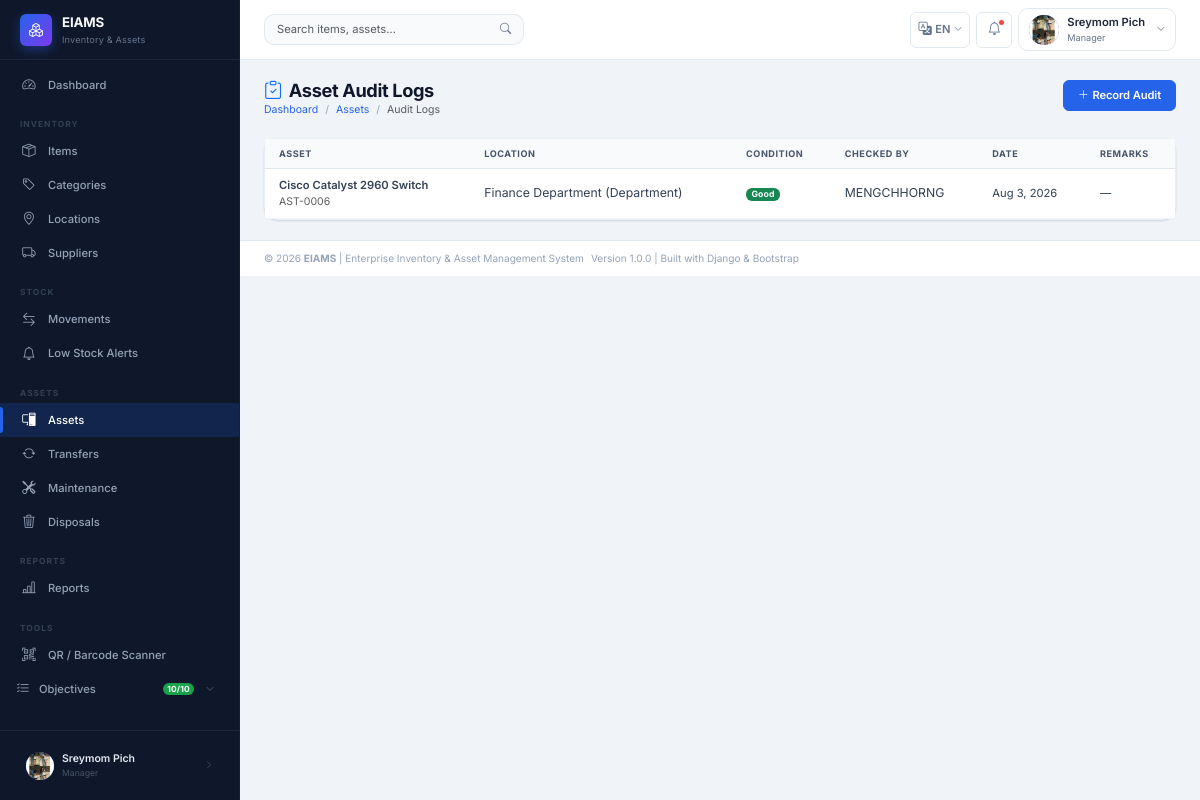
Page /assets/audits/ (signed in) on the earlier database version.
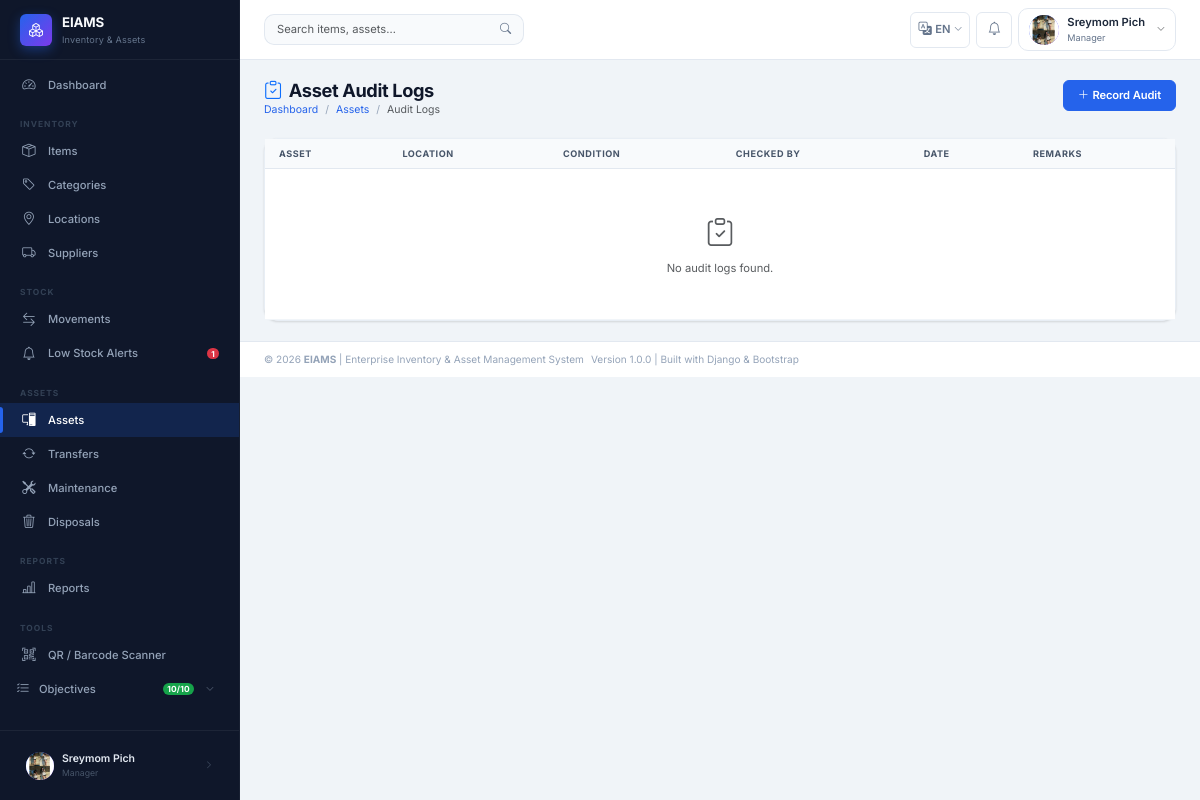
Same page on the later database version.
### apps/assets/models.py (models this page shows, shortened)
class AssetAuditLog(models.Model):
    CONDITION_CHOICES = [
        ('Good',    'Good'),
        ('Fair',    'Fair'),
        ('Poor',    'Poor'),
        ('Missing', 'Missing'),
    ]
    asset            = models.ForeignKey(Asset, on_delete=models.PROTECT, related_name='audit_logs')
    location         = models.ForeignKey('inventory.Location', on_delete=models.PROTECT, null=True, blank=True, related_name='audit_logs')
    audit_date       = models.DateField(default=timezone.now)
    condition_status = models.CharField(max_length=50, choices=CONDITION_CHOICES)
    checked_by       = models.ForeignKey(settings.AUTH_USER_MODEL, on_delete=models.PROTECT, related_name='audits_conducted')
    remarks          = models.TextField(blank=True, null=True)
    created_at       = models.DateTimeField(auto_now_add=True)
    class Meta:
        verbose_name        = 'Asset Audit Log'
        verbose_name_plural = 'Asset Audit Logs'
        ordering            = ['-audit_date']

class Asset(models.Model):
    STATUS_AVAILABLE   = 'Available'
    STATUS_ASSIGNED    = 'Assigned'
    STATUS_MAINTENANCE = 'Under Maintenance'
    STATUS_DISPOSED    = 'Disposed'
    STATUS_LOST        = 'Lost'
    STATUS_IN_TRANSIT  = 'In Transit'
    STATUS_CHOICES = [
        (STATUS_AVAILABLE,   'Available'),
        (STATUS_ASSIGNED,    'Assigned'),
        (STATUS_MAINTENANCE, 'Under Maintenance'),
        (STATUS_DISPOSED,    'Disposed'),
        (STATUS_LOST,        'Lost'),
        (STATUS_IN_TRANSIT,  'In Transit'),
    ]
    BLOCKED_STATUSES = [
        STATUS_MAINTENANCE,
        STATUS_DISPOSED,
        STATUS_LOST,
        STATUS_IN_TRANSIT,
    ]
    category    = models.ForeignKey(
        'inventory.Category', on_delete=models.PROTECT,
        related_name='assets',
        limit_choices_to={'category_type': 'Asset', 'status': 'Active'}
    )
    supplier    = models.ForeignKey(
        'inventory.Supplier', on_delete=models.SET_NULL,
        null=True, blank=True, related_name='assets'
    )
    location    = models.ForeignKey(
        'inventory.Location', on_delete=models.SET_NULL,
        null=True, blank=True, related_name='assets',
        verbose_name='Current Location'
    )
    assigned_to = models.ForeignKey(
        settings.AUTH_USER_MODEL, on_delete=models.SET_NULL,
        null=True, blank=True, related_name='assigned_assets',
        verbose_name='Assigned To'
    )
    asset_code           = models.CharField(max_length=50, unique=True, blank=True, verbose_name='Asset Code')
    asset_name           = models.CharField(max_length=150, verbose_name='Asset Name')
    serial_number        = models.CharField(max_length=100, unique=True, null=True, blank=True)
    barcode              = models.CharField(max_length=100, unique=True, null=True, blank=True)
    image                = models.ImageField(
        upload_to='assets/images/', blank=True, null=True,
        verbose_name='Asset Image'
    )
    image_url            = models.URLField(
        max_length=500, blank=True, null=True,
        verbose_name='Asset Image URL',
        help_text='External product image URL'
    )
    purchase_date        = models.DateField(null=True, blank=True)
    purchase_price       = models.DecimalField(
        max_digits=10, decimal_places=2, default=Decimal('0.00'),
        validators=[MinValueValidator(Decimal('0.00'))]
    )
    warranty_expiry_date = models.DateField(null=True, blank=True, verbose_name='Warranty Expiry')
    asset_status         = models.CharField(max_length=30, choices=STATUS_CHOICES, default=STATUS_AVAILABLE)
    description          = models.TextField(blank=True, null=True)
    is_active            = models.BooleanField(default=True)
    created_at           = models.DateTimeField(auto_now_add=True)
    updated_at           = models.DateTimeField(auto_now=True)
    class Meta:
        verbose_name        = 'Asset'
        verbose_name_plural = 'Assets'
        ordering            = ['asset_name']

### apps/inventory/models.py (models this page shows, shortened)
class Location(models.Model):
    TYPE_CHOICES = [
        ('Warehouse',  'Warehouse'),
        ('Office',     'Office'),
        ('Building',   'Building'),
        ('Department', 'Department'),
        ('Branch',     'Branch'),
    ]
    STATUS_ACTIVE   = 'Active'
    STATUS_INACTIVE = 'Inactive'
    STATUS_CHOICES  = [
        (STATUS_ACTIVE,   'Active'),
        (STATUS_INACTIVE, 'Inactive'),
    ]
    location_name = models.CharField(
        max_length=150,
        unique=True,               # Location names must be unique (per requirements)
        verbose_name='Location Name'
    )
    location_type = models.CharField(
        max_length=50,
        choices=TYPE_CHOICES,
        verbose_name='Location Type'
    )
    address       = models.TextField(
        blank=True,
        null=True,
        verbose_name='Physical Address'
    )
    description   = models.TextField(
        blank=True,
        null=True,
        verbose_name='Description'
    )
    status        = models.CharField(
        max_length=20,
        choices=STATUS_CHOICES,
        default=STATUS_ACTIVE,
        verbose_name='Status'
    )
    created_at    = models.DateTimeField(auto_now_add=True)
    updated_at    = models.DateTimeField(auto_now=True)
    class Meta:
        verbose_name        = 'Location'
        verbose_name_plural = 'Locations'
        ordering            = ['location_name']
    def __str__(self):
        return f"{self.location_name} ({self.location_type})"

### apps/accounts/models.py (models this page shows, shortened)
class User(AbstractUser):
    STATUS_ACTIVE   = 'Active'
    STATUS_INACTIVE = 'Inactive'
    STATUS_CHOICES  = [
        (STATUS_ACTIVE,   'Active'),
        (STATUS_INACTIVE, 'Inactive'),
    ]
    GENDER_MALE   = 'Male'
    GENDER_FEMALE = 'Female'
    GENDER_OTHER  = 'Other'
    GENDER_CHOICES = [
        (GENDER_MALE,   'Male'),
        (GENDER_FEMALE, 'Female'),
        (GENDER_OTHER,  'Other'),
    ]
    role        = models.ForeignKey(
        Role,
        on_delete=models.PROTECT,    # Prevent role deletion if users exist
        null=True,
        blank=True,
        related_name='users',
        verbose_name='Role',
        help_text='Assigned system role for access control'
    )
    full_name   = models.CharField(
        max_length=100,
        verbose_name='Full Name',
        help_text='User\'s full display name'
    )
    gender      = models.CharField(
        max_length=10,
        choices=GENDER_CHOICES,
        blank=True,
        null=True,
        verbose_name='Gender'
    )
    phone       = models.CharField(
        max_length=20,
        blank=True,
        null=True,
        verbose_name='Phone Number'
    )
    email       = models.EmailField(
        unique=True,
        verbose_name='Email Address'
    )
    department  = models.CharField(
        max_length=100,
        blank=True,
        null=True,
        verbose_name='Department',
        help_text='Organizational department the user belongs to'
    )
    status      = models.CharField(
        max_length=20,
        choices=STATUS_CHOICES,
        default=STATUS_ACTIVE,
        verbose_name='Account Status'
    )
    profile_pic = models.ImageField(
        upload_to='profiles/',
        blank=True,
        null=True,
        verbose_name='Profile Picture'
    )
    class Meta:
        verbose_name        = 'User'
        verbose_name_plural = 'Users'
        ordering            = ['full_name']
    def get_role_name(self):
        return self.role.role_name if self.role else 'No Role'
    def is_super_admin(self):
        return self.role and self.role.role_name == Role.SUPER_ADMIN
    def is_admin_or_above(self):
        return self.role and self.role.is_admin_or_above()

### apps/assets/views.py (the view)
# urls.py: path('audits/',                      views.AuditListView.as_view(),   name='audit_list'),
class AuditListView(LoginRequiredMixin, ListView):
    template_name       = 'assets/audit_list.html'
    context_object_name = 'audits'
    paginate_by         = 15
    def get_queryset(self):
        from .models import AssetAuditLog
        return AssetAuditLog.objects.select_related('asset').order_by('-audit_date')

### apps/accounts/models.py (called while the page is built)
    def is_admin_or_above(self):
        return self.role_name in [self.SUPER_ADMIN, self.ADMIN]

### apps/notifications/context_processors.py (called while the page is built)
def notification_count(request):
    if not request.user.is_authenticated:
        return {}
    try:
        from .models import Notification
        unread_count = Notification.objects.filter(
            user=request.user, is_read=False
        ).count()
    except Exception:
        unread_count = 0
    try:
        from apps.stock.models import LowStockAlert
        open_alerts = LowStockAlert.objects.filter(status='New').count()
    except Exception:
        open_alerts = 0
    return {
        'unread_notification_count': unread_count,
        'open_alerts': open_alerts,
    }

### templates/assets/audit_list.html (shortened to what this page needs)
{% extends "base.html" %}
{% block content %}
<div class="page-header">
  <div>
    <h1><i class="bi bi-clipboard-check me-2 text-primary"></i>Asset Audit Logs</h1>
    <nav aria-label="breadcrumb"><ol class="breadcrumb">
      <li class="breadcrumb-item"><a href="{% url 'dashboard:home' %}">Dashboard</a></li>
      <li class="breadcrumb-item"><a href="{% url 'assets:asset_list' %}">Assets</a></li>
      <li class="breadcrumb-item active">Audit Logs</li>
    </ol></nav>
  </div>
  <a href="{% url 'assets:audit_create' %}" class="btn btn-primary"><i class="bi bi-plus-lg me-1"></i>Record Audit</a>
</div>
<div class="card">
  <div class="table-responsive">
    <table class="table table-hover mb-0">
      <thead><tr>
        <th>Asset</th><th>Location</th><th>Condition</th><th>Checked By</th><th>Date</th><th>Remarks</th>
      </tr></thead>
      <tbody>
        {% for log in page_obj %}
        <tr>
          <td>
            <a href="{% url 'assets:asset_detail' log.asset.pk %}" class="fw-semibold text-decoration-none">{{ log.asset.asset_name }}</a>
            <div class="text-muted" style="font-size:.75rem;">{{ log.asset.asset_code }}</div>
          </td>
          <td style="font-size:.875rem;">{{ log.location|default:"—" }}</td>
          <td>
            {% if log.condition_status == 'Good' %}<span class="badge bg-success">{{ log.condition_status }}</span>
            {% elif log.condition_status == 'Fair' %}<span class="badge bg-warning text-dark">{{ log.condition_status }}</span>
            {% elif log.condition_status == 'Poor' %}<span class="badge bg-danger">{{ log.condition_status }}</span>
            {% else %}<span class="badge bg-secondary">{{ log.condition_status }}</span>{% endif %}
          </td>
          <td style="font-size:.875rem;">{{ log.checked_by.full_name }}</td>
          <td style="font-size:.8rem;">{{ log.audit_date|date:"M j, Y" }}</td>
          <td style="font-size:.8rem;">{{ log.remarks|truncatechars:50|default:"—" }}</td>
        </tr>
        {% empty %}
        <tr><td colspan="6" class="text-center text-muted py-5">
          <i class="bi bi-clipboard-check d-block fs-2 mb-2"></i>No audit logs found.
        </td></tr>
        {% endfor %}
      </tbody>
    </table>
  </div>
</div>
{% endblock %}

### templates/includes/sidebar.html (shortened to what the changed rows need)
{% load static i18n %}
<aside class="sidebar" id="sidebar" role="navigation" aria-label="Main navigation">
  <nav class="sidebar-nav" aria-label="Sidebar menu">
    <ul class="nav flex-column">
      <li><a href="{% url 'stock:alert_list' %}" class="nav-link {% if 'alerts' in request.path %}active{% endif %}">
        <i class="bi bi-bell" aria-hidden="true"></i>
        <span>{% trans "Low Stock Alerts" %}</span>
        {% if open_alerts %}<span class="badge bg-danger" aria-label="{{ open_alerts }} alerts">{{ open_alerts }}</span>{% endif %}
      </a></li>
    </ul>
  </nav>
</aside>

### templates/includes/navbar.html (shortened to what this page needs)
{% load static i18n %}
<header class="topbar" id="topbar" role="banner">
  <div class="topbar-search d-none d-md-flex" role="search">
    <form action="{% url 'inventory:item_list' %}" method="get" aria-label="{% trans 'Search' %}">
      <div class="input-group">
        <input type="search" name="q" class="form-control"
               placeholder="{% trans 'Search items, assets…' %}"
               value="{{ request.GET.q }}" aria-label="{% trans 'Search' %}">
        <button type="submit" class="btn btn-outline-secondary" aria-label="{% trans 'Submit search' %}">
          <i class="bi bi-search" aria-hidden="true"></i>
        </button>
      </div>
    </form>
  </div>
  <div class="topbar-actions" role="complementary">
    {% include "includes/language_switcher.html" %}
    <div class="dropdown">
      <button class="topbar-icon-btn" data-bs-toggle="dropdown"
              aria-label="{% trans 'Notifications' %}" aria-haspopup="true" aria-expanded="false">
        <i class="bi bi-bell" aria-hidden="true"></i>
        {% if unread_notification_count and unread_notification_count > 0 %}
          <span class="notif-badge" aria-label="{{ unread_notification_count }} unread"></span>
        {% endif %}
      </button>
    </div>
    <div class="dropdown">
      <button class="user-dropdown-btn" data-bs-toggle="dropdown"
              aria-label="{% trans 'User menu' %}" aria-haspopup="true" aria-expanded="false">
        <div class="user-avatar" aria-hidden="true">
          {% if user.profile_pic %}
            <img src="{{ user.profile_pic.url }}" alt="{{ user.full_name }}">
          {% else %}
            {{ user.full_name|first|upper }}
          {% endif %}
        </div>
        <div class="d-none d-sm-block text-start">
          <div class="user-name">{{ user.full_name|truncatechars:16 }}</div>
          <div class="user-role">{{ user.get_role_name }}</div>
        </div>
        <i class="bi bi-chevron-down text-muted ms-1" style="font-size:.6rem;" aria-hidden="true"></i>
      </button>
    </div>
  </div>
</header>

Differences in the rows shown:
removed AssetAuditLog: asset.asset_name "Cisco Catalyst 2960 Switch", asset.asset_code "AST-0006", location "Finance Department (Department)", condition_status "Good", checked_by.full_name "MENGCHHORNG", audit_date "Aug 3, 2026", remarks "—"
Other differences:
{{ open_alerts }}: (not shown) → "1"
text now shown: "No audit logs found."
